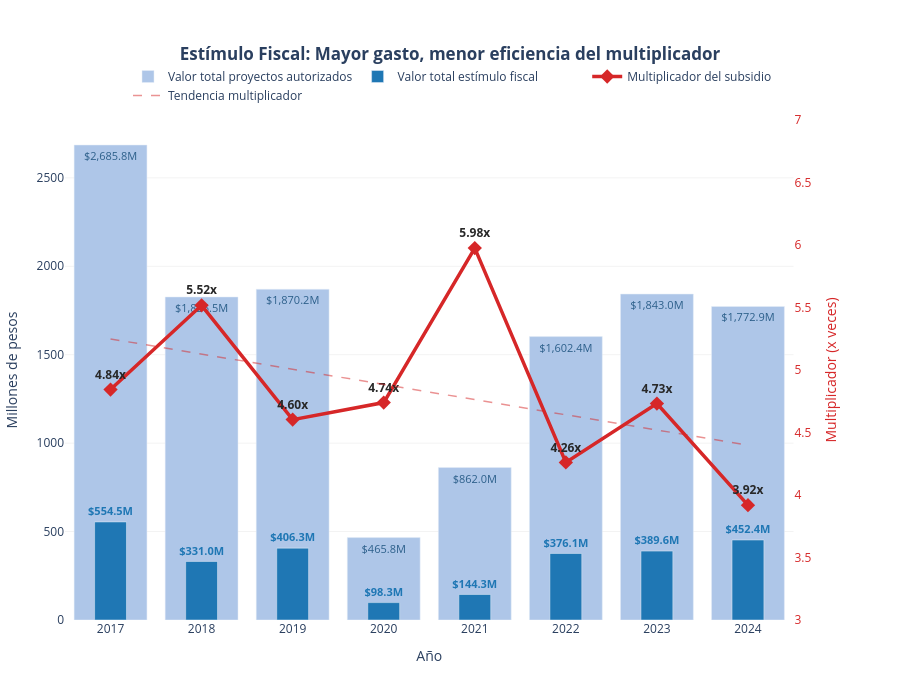

The code cell stored with this chart in its notebook:
### Code cell
autorizado  = pd.to_numeric(df_9n21['Valor total proyectos autorizados'].astype(str).str.replace(',', '', regex=False))
estimulo    = pd.to_numeric(df_9n21['Valor total estímulo fiscal'].astype(str).str.replace(',', '', regex=False))
multiplicador = pd.to_numeric(df_9n21['Multiplicador del subsidio'])
periodos    = df_9n21['Periodo'].astype(str)

fig = make_subplots(specs=[[{"secondary_y": True}]])

# Barra ANCHA - Valor autorizado (fondo)
fig.add_trace(
    go.Bar(
        x=periodos,
        y=autorizado,
        name='Valor total proyectos autorizados',
        marker_color='#aec6e8',
        text=[f"${v:,.1f}M" for v in autorizado],
        textposition='inside',
        insidetextanchor='end',
        textfont=dict(size=11, color='#2c5f8a'),
        offsetgroup=1
    ),
    secondary_y=False
)

# Barra DELGADA - Estímulo fiscal (frente)
fig.add_trace(
    go.Bar(
        x=periodos,
        y=estimulo,
        name='Valor total estímulo fiscal',
        marker_color='#1f77b4',
        width=0.35,
        text=[f"${v:,.1f}M" for v in estimulo],
        textposition='outside',
        cliponaxis=False,
        textfont=dict(size=12, color='#1f77b4', weight='bold'),
        offsetgroup=1
    ),
    secondary_y=False
)

# Línea - Multiplicador (eje secundario)
fig.add_trace(
    go.Scatter(
        x=periodos,
        y=multiplicador,
        name='Multiplicador del subsidio',
        mode='lines+markers+text',
        line=dict(color='#d62728', width=3.5),
        marker=dict(symbol='diamond', size=11, color='#d62728'),
        text=[f"{v:.2f}x" for v in multiplicador],
        textposition='top center',
        cliponaxis=False,
        textfont=dict(color='#282828', size=12, weight='bold')
    ),
    secondary_y=True
)

# Línea de tendencia del multiplicador
z = np.polyfit(range(len(df_9n21)), multiplicador, 1)
tendencia = np.poly1d(z)(range(len(df_9n21)))

fig.add_trace(
    go.Scatter(
        x=periodos,
        y=tendencia,
        name='Tendencia multiplicador',
        mode='lines',
        line=dict(color='#d62728', width=1.5, dash='dash'),
        opacity=0.5
    ),
    secondary_y=True
)

fig.update_layout(
    title=dict(
        text='<b>Estímulo Fiscal: Mayor gasto, menor eficiencia del multiplicador</b>',
        x=0.5,
        font=dict(size=17)
    ),
    xaxis=dict(title='Año', tickmode='linear'),
    yaxis=dict(
        title='Millones de pesos',
        showgrid=True,
        gridcolor='rgba(0,0,0,0.05)'
    ),
    yaxis2=dict(
        title='Multiplicador (x veces)',
        range=[3, 7],
        color='#d62728',
        overlaying='y',
        side='right',
        showgrid=False
    ),
    barmode='overlay',
    plot_bgcolor='white',
    margin=dict(t=120, b=60, l=60, r=60),
    legend=dict(orientation="h", yanchor="bottom", y=1.02, xanchor="center", x=0.5),
    uniformtext=dict(minsize=11, mode='show'),
    height=680
)

fig.show()

### Figure 1 — Plotly figure (JSON) as saved in the notebook; plotly's stock layout.template omitted (floating-point values rounded to 4 significant figures)
{"data": [{"insidetextanchor": "end", "marker": {"color": "#aec6e8"}, "name": "Valor total proyectos autorizados", "offsetgroup": "1", "text": ["$2,685.8M", "$1,826.5M", "$1,870.2M", "$465.8M", "$862.0M", "$1,602.4M", "$1,843.0M", "$1,772.9M"], "textfont": {"color": "#2c5f8a", "size": 11}, "textposition": "inside", "type": "bar", "x": ["2017", "2018", "2019", "2020", "2021", "2022", "2023", "2024"], "xaxis": "x", "y": [2686.0, 1826.0, 1870.0, 465.8, 862.0, 1602.0, 1843.0, 1773.0], "yaxis": "y"}, {"cliponaxis": false, "marker": {"color": "#1f77b4"}, "name": "Valor total estímulo fiscal", "offsetgroup": "1", "text": ["$554.5M", "$331.0M", "$406.3M", "$98.3M", "$144.3M", "$376.1M", "$389.6M", "$452.4M"], "textfont": {"color": "#1f77b4", "size": 12, "weight": "bold"}, "textposition": "outside", "type": "bar", "width": 0.35, "x": ["2017", "2018", "2019", "2020", "2021", "2022", "2023", "2024"], "xaxis": "x", "y": [554.5, 331.0, 406.3, 98.3, 144.3, 376.1, 389.6, 452.4], "yaxis": "y"}, {"cliponaxis": false, "line": {"color": "#d62728", "width": 3.5}, "marker": {"color": "#d62728", "size": 11, "symbol": "diamond"}, "mode": "lines+markers+text", "name": "Multiplicador del subsidio", "text": ["4.84x", "5.52x", "4.60x", "4.74x", "5.98x", "4.26x", "4.73x", "3.92x"], "textfont": {"color": "#282828", "size": 12, "weight": "bold"}, "textposition": "top center", "type": "scatter", "x": ["2017", "2018", "2019", "2020", "2021", "2022", "2023", "2024"], "xaxis": "x", "y": [4.844, 5.518, 4.603, 4.739, 5.975, 4.261, 4.731, 3.919], "yaxis": "y2"}, {"line": {"color": "#d62728", "dash": "dash", "width": 1.5}, "mode": "lines", "name": "Tendencia multiplicador", "opacity": 0.5, "type": "scatter", "x": ["2017", "2018", "2019", "2020", "2021", "2022", "2023", "2024"], "xaxis": "x", "y": [5.249, 5.127, 5.006, 4.884, 4.763, 4.642, 4.52, 4.399], "yaxis": "y2"}], "layout": {"barmode": "overlay", "height": 680, "legend": {"orientation": "h", "x": 0.5, "xanchor": "center", "y": 1.02, "yanchor": "bottom"}, "margin": {"b": 60, "l": 60, "r": 60, "t": 120}, "plot_bgcolor": "white", "title": {"font": {"size": 17}, "text": "<b>Estímulo Fiscal: Mayor gasto, menor eficiencia del multiplicador</b>", "x": 0.5}, "uniformtext": {"minsize": 11, "mode": "show"}, "xaxis": {"anchor": "y", "domain": [0, 0.94], "tickmode": "linear", "title": {"text": "Año"}}, "yaxis": {"anchor": "x", "domain": [0, 1], "gridcolor": "rgba(0,0,0,0.05)", "showgrid": true, "title": {"text": "Millones de pesos"}}, "yaxis2": {"anchor": "x", "color": "#d62728", "overlaying": "y", "range": [3, 7], "showgrid": false, "side": "right", "title": {"text": "Multiplicador (x veces)"}}}}
